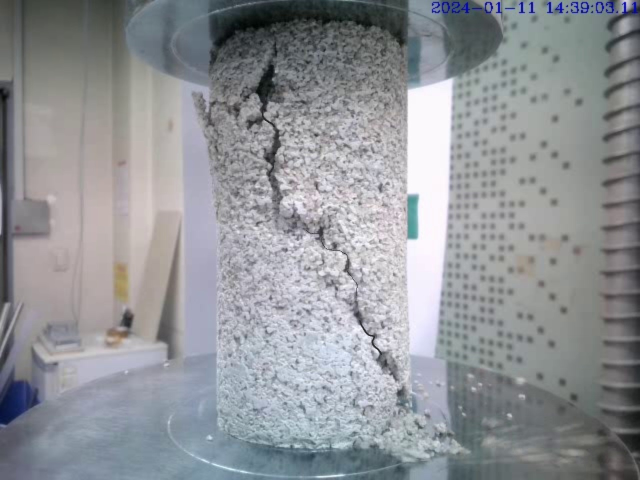
#> input picture crack_cemented_sand.jpg, 1280 x 960 px (shown at 1/2 size)
$ python '1. Detection crack.py'
#> lines starting #> are read from the running program, lines starting #| are printed output that depends on the picture; after the words box and inside, x2 and y2 are one past the last pixel; in counts of white or black regions, pixels touching at a corner belong together
#> (key q is pressed here)
#> further down, f is the input picture: shape (960, 1280, 3); mean B, G, R 151.4, 147.2, 144.6
import cv2
import numpy as np

# Kích thước khung hình:
width_frame = 1280
height_frame = 960
Known_width = 20      #mm
Known_height = 20     #mm
focal_length = 365       # Với kích thước khung nhìn là 800x700
# [7 lines of commented-out code are left out]

def empty(a):
    pass

def on_trackbar_change(value):
    # Ensure the value is odd
    odd_value = max(value // 2 * 2 + 1, 1)
    #print("Trackbar value (odd):", odd_value)
    return odd_value


cv2.namedWindow("Parameters")
cv2.resizeWindow("Parameters",640,150)
cv2.createTrackbar("Area","Parameters",8199,60000,empty)        # Pham vi hien thi dien tich tu 1000 - 30000
cv2.createTrackbar("BlockSize", "Parameters", 39, 999, on_trackbar_change)
cv2.createTrackbar("Threshold_C","Parameters",7,120,empty)


def midpoint(ptA, ptB):
    return ((ptA[0] + ptB[0]) * 0.5, (ptA[1] + ptB[1]) * 0.5)
class HomogeneousBgDetector():
    def __init__(self):
        pass
    def detect_objects(self, image):
        #imgBlur = cv2.GaussianBlur(frame, (7, 7), -1)
        #cv2.imshow('Image GRAY', imgBlur)
        # Convert Image to grayscale
        gray = cv2.cvtColor(image, cv2.COLOR_BGR2GRAY)
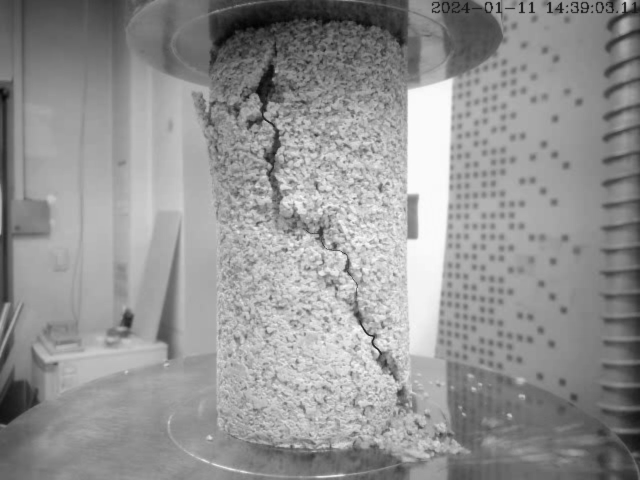
#> gray: shape (960, 1280) (shown at 1/2 size); min 3, max 254, mean 146.9
        #cv2.imshow('Image BGR', frame)
        #cv2.imshow('Image GRAY', gray)
        #Create a Mask with adaptive threshold
        id_BlockSize = cv2.getTrackbarPos("BlockSize", "Parameters")
        BlockSize = on_trackbar_change(id_BlockSize)
        Thresh_C = cv2.getTrackbarPos("Threshold_C", "Parameters")
        mask = cv2.adaptiveThreshold(gray, 255, cv2.ADAPTIVE_THRESH_MEAN_C, cv2.THRESH_BINARY_INV, BlockSize, Thresh_C)
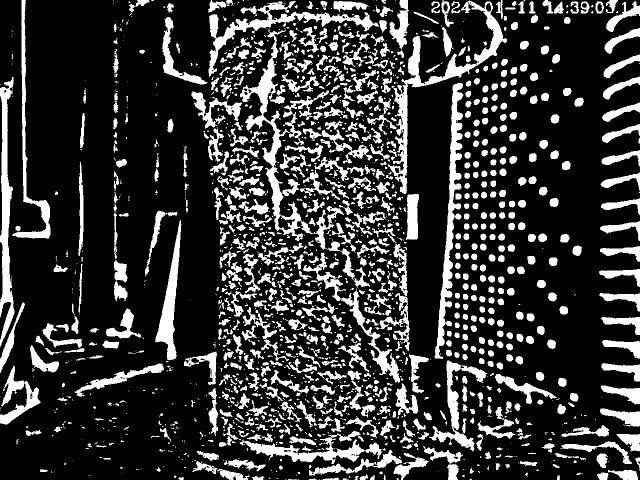
#> mask: shape (960, 1280) (shown at 1/2 size); 21.7% white; 1911 white regions (977 under 20 px), largest, box (x1, y1, x2, y2) and area: (480, 58, 802, 766) 16980, (776, 1, 1014, 388) 10080, (869, 166, 927, 718) 8245

        cv2.rectangle(mask, (0, 0), (480, 960), (0, 0, 0), -1)
        cv2.rectangle(mask, (1280, 0), (830, 960), (0, 0, 0), -1)
        cv2.rectangle(mask, (0, 0), (1280, 80), (0, 0, 0), -1)
        cv2.rectangle(mask, (0, 960), (1280, 830), (0, 0, 0), -1)
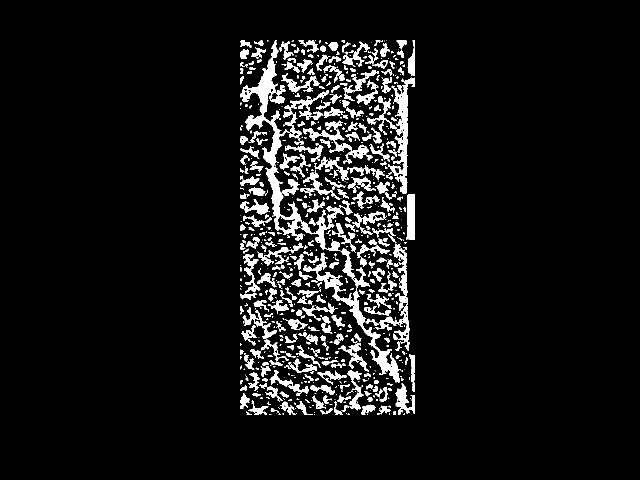
#> mask: shape (960, 1280) (shown at 1/2 size); 7.2% white; 820 white regions (426 under 20 px)

        #cv2.rectangle(mask, (0, 0), (780, 420), (0, 0, 0), -1)
        #cv2.rectangle(mask, (0, 0), (630, 660), (0, 0, 0), -1)

        cv2.imshow('Image MASK', mask)

        # Find contours
        contours, _ = cv2.findContours(mask, cv2.RETR_EXTERNAL, cv2.CHAIN_APPROX_SIMPLE)
#> contours = 820 contours, 503 with area under 20; largest, box (x1, y1, x2, y2) and area: (481, 81, 802, 766) 15594, (776, 155, 830, 388) 3546, (606, 257, 745, 327) 1706, (759, 586, 820, 702) 1532, (812, 388, 830, 480) 1292
        #cv2.imshow("mask", mask)
        objects_contours = []
        for cnt in contours:
            area = cv2.contourArea(cnt)
#> area = 0
            areaMin = cv2.getTrackbarPos("Area", "Parameters")
            if area > areaMin:
                #cnt = cv2.approxPolyDP(cnt, 0.03*cv2.arcLength(cnt, True), True)
                objects_contours.append(cnt)
        return objects_contours

key = cv2. waitKey(1)
count=0

while True:
    #ret, f = cap.read()  # Đọc máy ảnh với biến khung hình frame
    f = cv2.imread("crack_cemented_sand.jpg")
    frame = cv2.resize(f, (width_frame, height_frame))
    image = frame.copy()
    pic = frame.copy()
    #cv2.line(image, (0, 400), (604, 400), (200, 200, 200), 5)
    #cv2.line(image, (0, 800), (604, 800), (200, 200, 200), 5)
    cv2.getTrackbarPos("Area", "Parameters")
    #Load Object Detector
    detector = HomogeneousBgDetector()
    contours = detector.detect_objects(image)
    # Draw objects boundaries
    for cnt in contours:
        #pl1 = cv2.polylines(frame, [cnt], True, (0,0,255), 1)
        epsilon = 0.0001* cv2.arcLength(cnt, True,)
        approx = cv2.approxPolyDP(cnt, epsilon, True)
        #cv2.putText(frame, "Crack mumber : {}".format(a1), (50, 300), cv2.FONT_HERSHEY_COMPLEX, 1, (90, 0, 255), 2)
        cc = cv2.drawContours(image, [approx], 0, (250,0,0), 2)
        #cv2.imshow('cont', cc)
        # Put text
        #cv2.putText(image, "Number of cracks: {}".format(len(contours)), (30, 30), cv2.FONT_HERSHEY_COMPLEX, 1, (90, 0, 100), 2)
        # Get rect
        rect = cv2.minAreaRect(cnt)
        (x, y), (w, h), angle = rect
        #cv2.circle(frame, (int(x), int(y)), 4, (0, 0, 255), -1)
        box = cv2.boxPoints(rect)
        box = np.intp(box)
        # Ham vẽ chiều dài và chiều rông vùng nứt
        (tl, tr, br, bl) = box
        (tltrX, tltrY) = midpoint(tl, tr)
        (blbrX, blbrY) = midpoint(bl, br)
        (tlblX, tlblY) = midpoint(tl, bl)
        (trbrX, trbrY) = midpoint(tr, br)
        # Menggambar titik tengah pada objek
        cv2.circle(image, (int(tltrX), int(tltrY)), 0, (0, 0, 0), 1)
        cv2.circle(image, (int(blbrX), int(blbrY)), 0, (0, 0, 0), 1)
        cv2.circle(image, (int(tlblX), int(tlblY)), 0, (0, 0, 0), 1)
        cv2.circle(image, (int(trbrX), int(trbrY)), 0, (0, 0, 0), 1)
        if w > h:
            #cv2.rectangle(image,(int(x + 55), int(y +58)), (int(x + 280), int(y + 90)), (255,255,255),-1 )
            #cv2.putText(image, "[" + str(round(h, 1)) + "; " + str(round(w, 1)) + "; " + str(round(angle, 1))+"]", (int(x + 60), int(y + 80)), cv2.FONT_HERSHEY_COMPLEX, 0.7, (200, 0, 150), 2)
            cv2.putText(image, "[" + str(round(angle, 1)) + "]" + "degrees", (int(x + 60), int(y + 0)), cv2.FONT_HERSHEY_COMPLEX, 0.8, (160, 0, 210), 2)
            # Menggambar garis pada titik tengah
            longline1 =cv2.line(image, (int(tltrX), int(tltrY)), (int(blbrX), int(blbrY)), (0, 0, 255), 3)
            #shortline1 = cv2.line(image, (int(tlblX), int(tlblY)), (int(trbrX), int(trbrY)), (0, 90, 0), 2)
        else:
            #cv2.rectangle(image, (int(x + 55), int(y+58)), (int(x + 280), int(y + 90)), (255, 255, 255), -1)
            #cv2.putText(image,"[" + str(round(w, 1)) + "; " + str(round(h, 1)) + "; " + str(round(90-angle, 1)) + "]", (int(x + 60), int(y + 80)), cv2.FONT_HERSHEY_COMPLEX, 0.7, (200, 0, 150), 2)
            cv2.putText(image,"[" + str(round(90 - angle, 1)) + "]" + "degrees",(int(x + 60), int(y + 0)), cv2.FONT_HERSHEY_COMPLEX, 0.8, (160, 0, 210), 2)
            # Menggambar garis pada titik tengah
            longline2 = cv2.line(image, (int(tlblX), int(tlblY)), (int(trbrX), int(trbrY)), (0, 0, 255), 3)
            #shortline2 = cv2.line(image, (int(tltrX), int(tltrY)), (int(blbrX), int(blbrY)), (0, 90, 0), 2)
        #cv2.polylines(image, [box], True, (255,0,0), 1)


    try:
        # [10 lines of commented-out code are left out]
        key = cv2.waitKey(1)
        if key == ord('s'):
            cv2.imwrite(filename='saved_img.jpg', img=image)
            #webcam.release()
            img_new = cv2.imread('saved_img.jpg', cv2.IMREAD_GRAYSCALE)
            img_new = cv2.imshow("Captured Image", img_new)
            cv2.waitKey(500)
            cv2.destroyAllWindows()
            img_ = cv2.imread('saved_img.jpg', cv2.IMREAD_ANYCOLOR)
            gray = cv2.cvtColor(img_, cv2.COLOR_BGR2GRAY)
            #img_ = cv2.resize(gray,(28,28))
            img_resized = cv2.imwrite("images"+str(count)+".jpg", img=img_)
            count = count + 1
            #break
        elif key == ord('q'):
            frame.release()
            cv2.destroyAllWindows()
            break
    except(KeyboardInterrupt):
        frame.release()
        cv2.destroyAllWindows()
        break
    #datet = str(datetime.datetime.now())
    #cv2.putText(image, datet, (950, 30), cv2.FONT_HERSHEY_COMPLEX, 0.8, (100, 0, 0), 2)

    cv2.imshow('Crack detection', image)      # Hiển thị khung hình đọc được
    key_pressed = cv2.waitKey(1)
    if key_pressed == 113:       # mã 13 = phím "q"
        break
#cap.release()                       # Giải phóng bộ nhớ của camera
cv2.destroyAllWindows()             # Phá hủy, bỏ hết mọi thứ ngoài windows để giải phóng bộ nhớ
